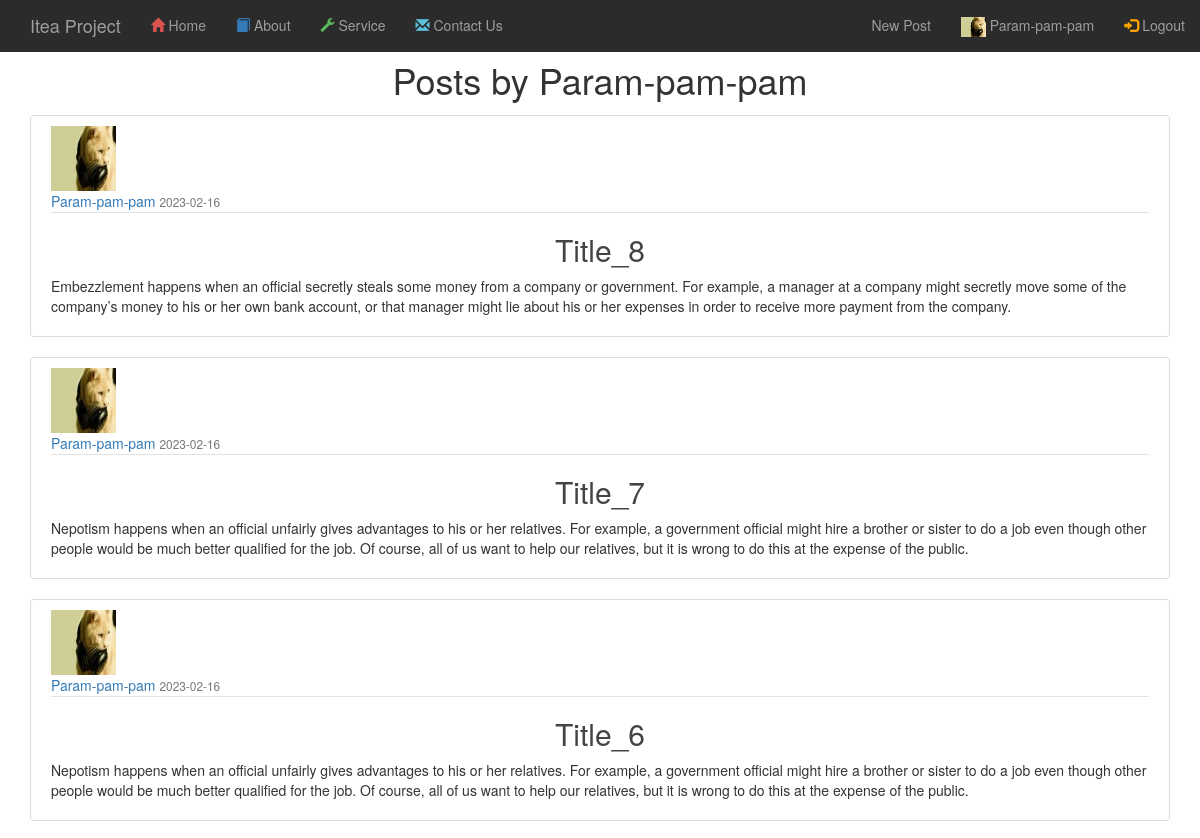
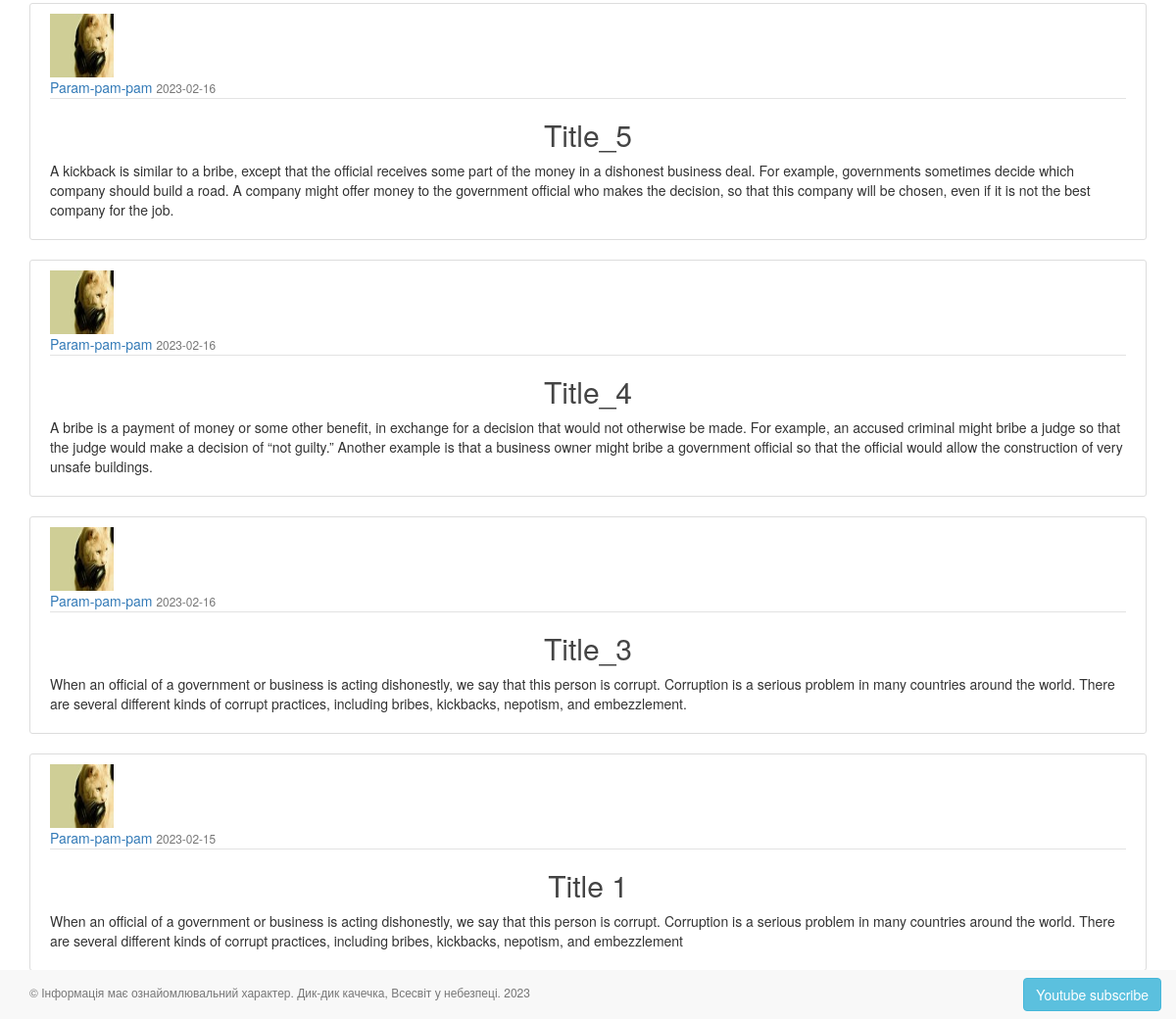
/posts/user/Param-pam-pam (signed in), run on the app's committed database (2 pictures, top to bottom).
### app/auth/models.py (models this page shows, shortened)
class Profile(BaseModel):
    avatar = CharField()
    info = TextField()
    city = CharField()
    age = IntegerField()

class User(BaseModel, UserMixin):
    username = CharField(max_length=100)
    email = CharField(max_length=200, unique=True, index=True)
    __password_hash = CharField(max_length=128)
    last_visit = DateTimeField(default=datetime.datetime.now)
    role = ForeignKeyField(Role, backref='users')
    profile = ForeignKeyField(Profile)
    @property
    def password(self):
        raise AttributeError('password is not a valid attribute')

class Post(BaseModel):
    title = CharField(max_length=100)
    content = TextField(default="")
    date_posted = DateTimeField(default=datetime.datetime.utcnow)
    author = ForeignKeyField(User)

### app/posts/routes.py (the view)
@posts.route("/user/<string:username>")
def user_posts(username):
    user = User.select().where(User.username == username).first()
    if not user:
        abort(404)
    query = (Post
             .select()
             .where(Post.author == user)
             .order_by(Post.date_posted.desc()))
    return render_template('posts/user_posts.html',
                           title="title author",
                           user=user,
                           posts=query)

### app/auth/models.py (called while the page is built)
@login_manager.user_loader
def load_user(user_id):
    return User.select().where(User.id == user_id).first()

### app/templates/posts/user_posts.html
{% extends '_base.html' %}
{% block page_content %}
            <h1 class="mb-3">Posts by {{ user.username }}</h1>
    {% for post in posts %}
        <article class="media content-section">
            <img class="rounded-circle article-img"
                 src="{{ url_for('static', filename='profile_pics/' + post.author.profile.avatar) }}">
            <div class="media-body">
                <div class="article-metadata">
                    <a class="mr-2" href="{{ url_for('posts.user_posts', username=post.author.username) }}">
                        {{ post.author.username }}
                    </a>
                    <small class="text-muted">{{ post.date_posted.strftime('%Y-%m-%d') }}</small>
                </div>
                <h2>
                    <a class="article-title" href="{{ url_for('posts.post_func', post_id=post.id) }}">
                        {{ post.title }}
                    </a>
                </h2>
                <p class="article-content">{{ post.content }}</p>
            </div>
        </article>
    {% endfor %}
{% endblock page_content %}

### app/templates/nav/nav-top-bar.html (shortened to what this page needs)
<nav class="navbar-wrapper navbar-inverse navbar-fixed-top">
    <div class="container-fluid">
        <div class="navbar-header">
            <a href="/" class="navbar-brand">Itea Project</a>
        </div>
        <div class="collapse navbar-collapse navHeaderCollapse">
            <ul class="nav navbar-nav">
                <li class=""><a href="/">
                    <span id="home_menu_icon_color" class="glyphicon glyphicon-home"></span> Home</a></li>
                <li class=""><a href="{{ url_for('main.about') }}">
                    <span id="training_menu_icon_color" class="glyphicon glyphicon-book"></span> About</a>
                </li>
                <li class=""><a href="#">
                    <span id="services_menu_icon_color" class="glyphicon glyphicon-wrench"></span> Service</a>
                </li>
                <li class=""><a href="#">
                    <span id="contact_us_menu_icon_color" class="glyphicon glyphicon-envelope"></span> Contact Us</a>
                </li>
            </ul>
            <ul class="nav navbar-nav navbar-right">
                {% if current_user.is_authenticated %}
                    <li><a class="nav-item nav-link" href="{{ url_for('posts.new_post') }}">New Post</a></li>
                    <li><a href="{{ url_for('auth.account') }}">
                        <img src="{{ current_user.profile.avatar }}" alt="avatar" width="25" height="20">
                        {{ current_user.username }}
                    </a></li>
                    <li><a href="{{ url_for('auth.logout') }}">
                        <span id="login_menu_icon_color" class="glyphicon glyphicon-log-in"></span> Logout</a></li>
                {% else %}
                    <li><a href="{{ url_for('auth.register') }}">
                        <span id="sign_up_menu_icon_color" class="glyphicon glyphicon-user"></span> Register</a></li>
                    <li><a href="{{ url_for('auth.login') }}">
                        <span id="login_menu_icon_color" class="glyphicon glyphicon-log-in"></span> Login</a></li>
                {% endif %}
            </ul>
        </div>
    </div>
</nav>

### app/static/css/styles_nav_top_bar.css (style rules this page uses)
#home_menu_icon_color { color:#D9534F; }
#training_menu_icon_color { color:#337AB7; }
#services_menu_icon_color { color:#5CB85C }
#contact_us_menu_icon_color { color:#5BC0DE; }
#login_menu_icon_color { color:orange; }
.navbar-inverse { background-color: rgb(43, 43, 43); border-color: #405976; }

### app/static/css/styles_blog.css (style rules this page uses)
.content-section { background: #ffffff; padding: 10px 20px; border: 1px solid #dddddd; border-radius: 3px; margin-bottom: 20px; }
.article-title { color: #444444; }
.article-content { white-space: pre-line; }
.article-img { height: 65px; width: 65px; margin-right: 16px; }
.article-metadata { padding-bottom: 1px; margin-bottom: 4px; border-bottom: 1px solid #e3e3e3 }

### app/static/css/styles.css (style rules this page uses)
h1, h2, h3 { text-align: center; }

### data on the page
Profile: profile.avatar (picture)
User: username "Param-pam-pam"
Post: avatar (picture), author.username "Param-pam-pam", date_posted "2023-02-16", title "Title_8", content "Embezzlement happens when an official secretly steals some money from a company or government. For example, a manager at a company might secretly move some of the company’s money to his or her own bank account, or that manager might lie about his or her expenses in order to receive more payment from the company."
Post: avatar (picture), author.username "Param-pam-pam", date_posted "2023-02-16", title "Title_7", content "Nepotism happens when an official unfairly gives advantages to his or her relatives. For example, a government official might hire a brother or sister to do a job even though other people would be much better qualified for the job. Of course, all of us want to help our relatives, but it is wrong to do this at the expense of the public."
Post: avatar (picture), author.username "Param-pam-pam", date_posted "2023-02-16", title "Title_6", content "Nepotism happens when an official unfairly gives advantages to his or her relatives. For example, a government official might hire a brother or sister to do a job even though other people would be much better qualified for the job. Of course, all of us want to help our relatives, but it is wrong to do this at the expense of the public."
Post: avatar (picture), author.username "Param-pam-pam", date_posted "2023-02-16", title "Title_5", content "A kickback is similar to a bribe, except that the official receives some part of the money in a dishonest business deal. For example, governments sometimes decide which company should build a road. A company might offer money to the government official who makes the decision, so that this company will be chosen, even if it is not the best company for the job."
Post: avatar (picture), author.username "Param-pam-pam", date_posted "2023-02-16", title "Title_4", content "A bribe is a payment of money or some other benefit, in exchange for a decision that would not otherwise be made. For example, an accused criminal might bribe a judge so that the judge would make a decision of “not guilty.” Another example is that a business owner might bribe a government official so that the official would allow the construction of very unsafe buildings."
Post: avatar (picture), author.username "Param-pam-pam", date_posted "2023-02-16", title "Title_3", content "When an official of a government or business is acting dishonestly, we say that this person is corrupt. Corruption is a serious problem in many countries around the world. There are several different kinds of corrupt practices, including bribes, kickbacks, nepotism, and embezzlement."
Post: avatar (picture), author.username "Param-pam-pam", date_posted "2023-02-15", title "Title 1", content "When an official of a government or business is acting dishonestly, we say that this person is corrupt. Corruption is a serious problem in many countries around the world. There are several different kinds of corrupt practices, including bribes, kickbacks, nepotism, and embezzlement"
